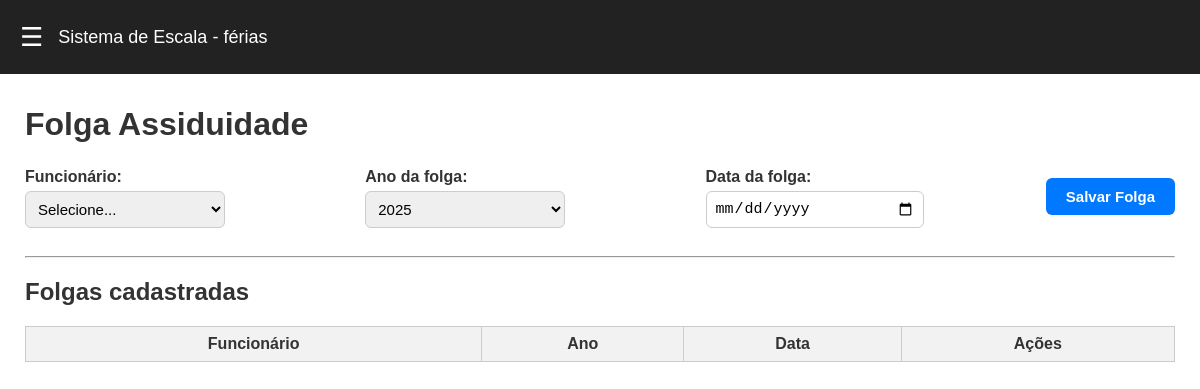
The app's page /abono-folga, older data.
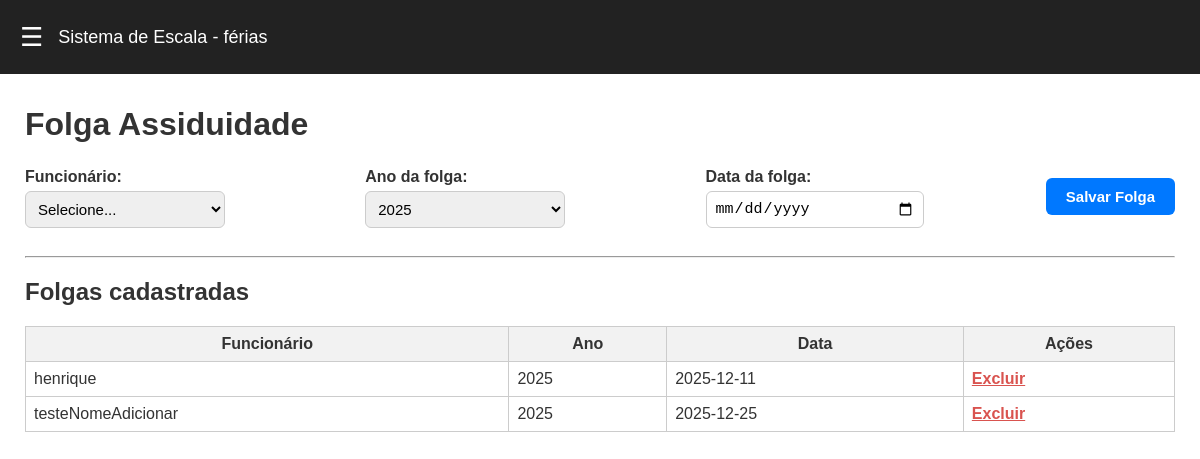
The same page, newer data.
### tables this page shows
CREATE TABLE folga_assiduidade (
            id INTEGER PRIMARY KEY AUTOINCREMENT,
            funcionario_id INTEGER NOT NULL,
            ano INTEGER NOT NULL,
            data_folga TEXT NOT NULL,
            FOREIGN KEY (funcionario_id) REFERENCES funcionarios(id)
        );

CREATE TABLE funcionarios (
            id INTEGER PRIMARY KEY AUTOINCREMENT,
            nome TEXT NOT NULL
        );

### routes/folga_routes.py (the view)
@folga_bp.route("/abono-folga")
def pagina_abono_folga():
    funcionarios = listar_funcionarios()
    folgas = listar_folgas()
    ano_atual = datetime.now().year
    ano_proximo = ano_atual + 1
    return render_template(
        "abono-folga.html",
        funcionarios=funcionarios,
        folgas=folgas,
        ano_atual=ano_atual,
        ano_proximo=ano_proximo
    )

### database.py (called while the page is built)
def get_connection():
    return sqlite3.connect(DB_NAME)

### services/folga_service.py (called while the page is built)
def listar_folgas():
    conn = get_connection()
    cursor = conn.cursor()
    cursor.execute("""
        SELECT f.id, func.nome, f.ano, f.data_folga
        FROM folga_assiduidade f
        JOIN funcionarios func ON func.id = f.funcionario_id
        ORDER BY func.nome, f.ano;
    """)
    dados = cursor.fetchall()
    conn.close()
    return [
        {
            "id": row[0],
            "nome": row[1],
            "ano": row[2],
            "data_folga": row[3]
        }
        for row in dados
    ]

### services/funcionario_service.py (called while the page is built)
def listar_funcionarios():
    conn = get_connection()
    cursor = conn.cursor()
    cursor.execute("SELECT id, nome FROM funcionarios ORDER BY nome;")
    dados = cursor.fetchall()
    conn.close()
    return dados

### templates/abono-folga.html (shortened to what this page needs)
{% extends "base.html" %}
{% block content %}
<h1>Folga Assiduidade</h1>
<form action="/adicionar-folga" method="POST" id="formFolga" class="form-section">
    <div class="form-group">
        <label>Funcionário:</label>
        <select name="funcionario_folga_id" id="funcionario_folga_id" required>
            <option value="">Selecione...</option>
        </select>
    </div>
    <div class="form-group">
        <label>Ano da folga:</label>
        <select name="ano" id="ano" required>
            <option value="{{ ano_atual }}">{{ ano_atual }}</option>
        </select>
    </div>
    <div class="form-group">
        <label>Data da folga:</label>
        <input type="date" name="data_folga" id="data_folga" required>
    </div>
    <div class="form-buttons">
        <button type="submit" id="btnFolga" class="btn">Salvar Folga</button>
    </div>
</form>
<hr>
<h2>Folgas cadastradas</h2>
<table class="table">
    <tr>
        <th>Funcionário</th>
        <th>Ano</th>
        <th>Data</th>
        <th>Ações</th>
    </tr>
    {% for f in folgas %}
    <tr>
        <td>{{ f.nome }}</td>
        <td>{{ f.ano }}</td>
        <td>{{ f.data_folga }}</td>
        <td>
            <a href="/deletar-folga/{{ f.id }}" class="excluir">Excluir</a>
        </td>
    </tr>
    {% endfor %}
</table>
{% endblock %}

Row changes from the older to the newer data that the page shows:
added folga_assiduidade: nome "henrique", ano "2025", data_folga "2025-12-11"
added folga_assiduidade: nome "testeNomeAdicionar", ano "2025", data_folga "2025-12-25"
